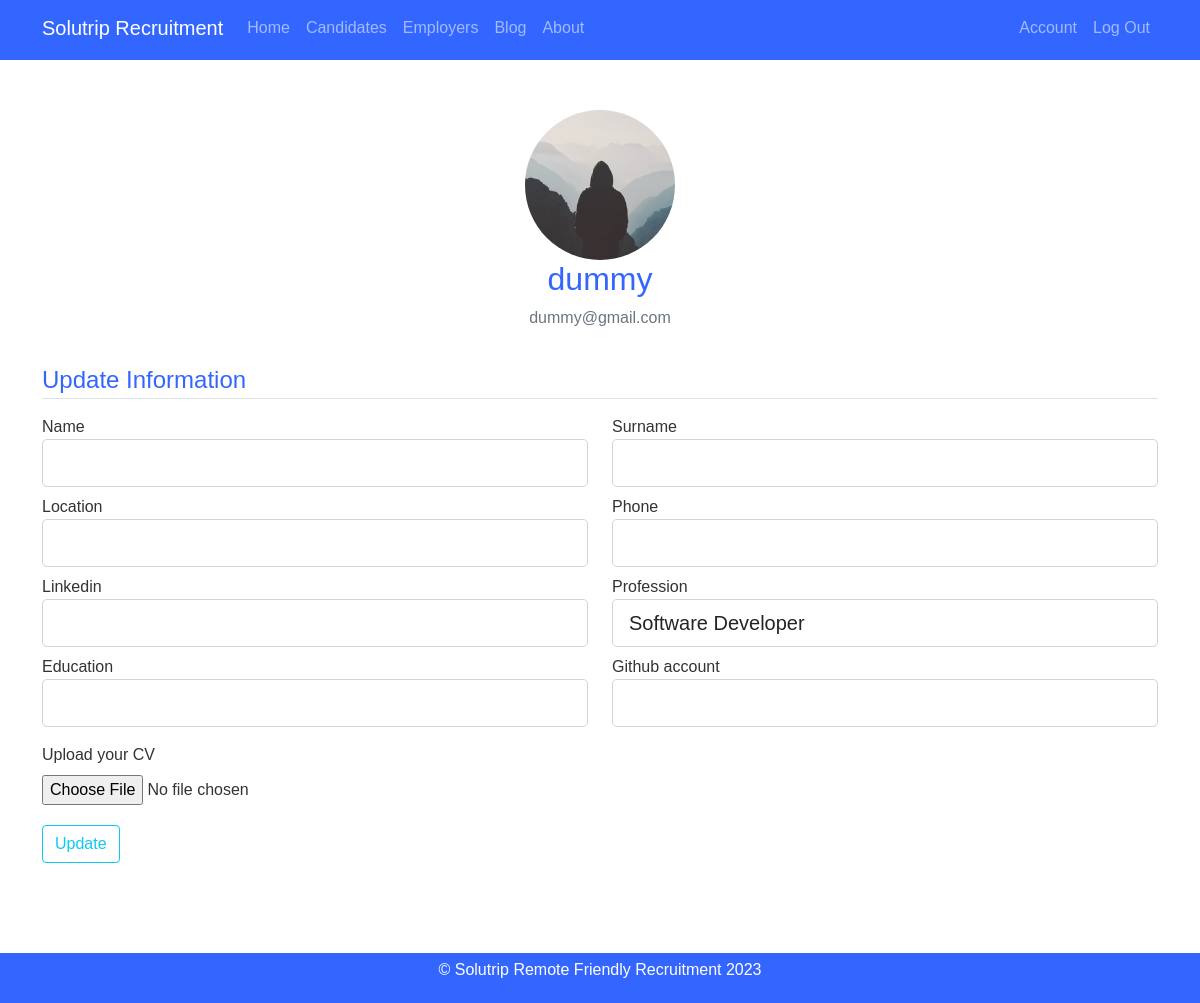
Before: /account (signed in) with the older database file.
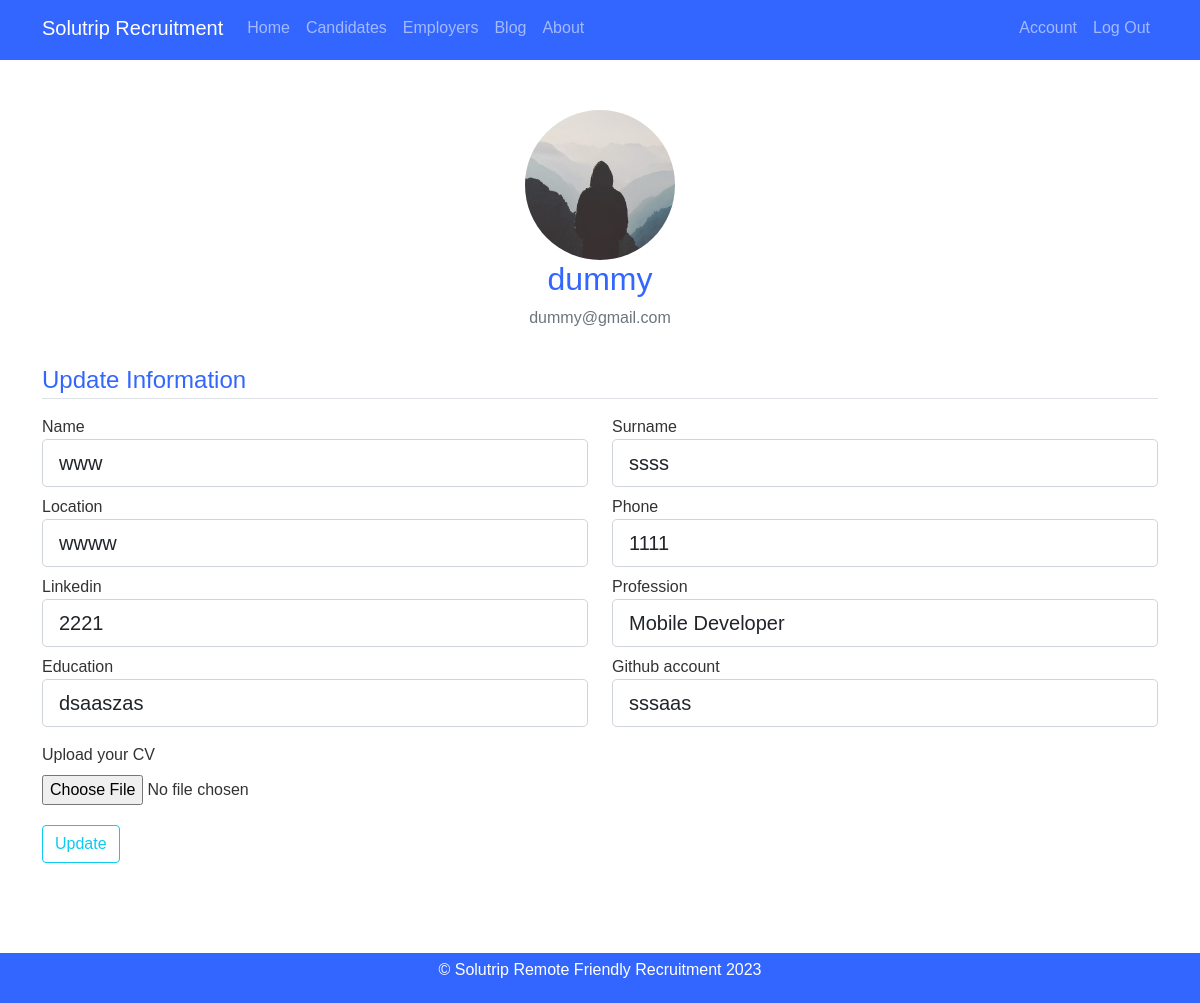
After: the same page with the newer database file.
### Solutrip_app/models.py (models this page shows)
class UserInfo(db.Model):
    id = db.Column (db.Integer, primary_key=True)
    name = db.Column(db.String(60))
    surname = db.Column(db.String(60))
    location = db.Column(db.String(60))
    phone = db.Column(db.String(20), nullable=True)
    linkedin = db.Column(db.String(100))
    profession = db.Column(db.String(200))
    education = db.Column(db.String(200))
    github_account = db.Column(db.String(50))
    cv = db.Column(db.LargeBinary, nullable=True)
    user_id = db.Column(db.Integer, db.ForeignKey('user.id'), nullable=False)
    job_applications = db.relationship('JobApplication', backref='user', lazy=True)

### Solutrip_app/routes.py (the view)
@app.route("/account", methods=['GET', 'POST'])
@login_required
def account():
    form = UpdateForm()
    if form.validate_on_submit():
        userinfo = UserInfo.query.filter_by(user_id=current_user.id).first()
        if not userinfo:
            userinfo = UserInfo(user_id=current_user.id)
            db.session.add(userinfo)
        userinfo.name = form.name.data
        userinfo.surname = form.surname.data
        userinfo.location = form.location.data
        userinfo.phone = form.phone.data
        userinfo.linkedin = form.linkedin.data
        userinfo.profession = form.profession.data
        userinfo.education = form.education.data
        userinfo.github_account = form.github_account.data
        if form.cv.data:
            cv_file = save_cv(form.cv.data)
            current_user.cv = cv_file
        db.session.commit()
        flash('Your account has been updated', 'success')
        return redirect(url_for('account'))
    elif request.method == 'GET':
        userinfo = UserInfo.query.filter_by(user_id=current_user.id).first()
        if userinfo:
            form.name.data = userinfo.name
            form.surname.data = userinfo.surname
            form.location.data = userinfo.location
            form.phone.data = userinfo.phone
            form.linkedin.data = userinfo.linkedin
            form.profession.data = userinfo.profession
            form.education.data = userinfo.education
            form.github_account.data = userinfo.github_account
            form.cv.data = userinfo.cv
    image_file = url_for('static', filename='profile_pics/' + current_user.image_file)
    return render_template("account.html", title="Account", image_file=image_file, form=form)

### Solutrip_app/models.py (called while the page is built)
@login_manager.user_loader
def load_user(user_id):
    return User.query.get(int(user_id))

### Solutrip_app/templates/account.html (shortened to what the changed rows need)
{% extends 'layout.html' %}
{% block content %}
    <div class="content-section-account">
        <div class="media mx-auto">
        <div class="media-body">
            <h2 class="account-heading">{{ current_user.username }}</h2>
        </div>
        </div>
        <div class="content-section-update">
            <form method="POST" action="" enctype="multipart/form-data">
                <fieldset class="form-group">
                    <div class="row">
                        <div class="col-md-6 mb-2">
                            <label class="form-control-label">{{ form.name.label.text }}</label>
                            {% if form.name.errors %}
                                {{ form.name(class="form-control form-control-lg flex-column is-invalid") }}
                                <div class="invalid-feedback">
                                    {% for error in form.name.errors%}
                                        <span> {{ error }}</span>
                                    {% endfor %}
                                </div>
                            {% else %}
                                {{ form.name(class="form-control form-control-lg flex-column") }}
                            {% endif %}
                        </div>
                        <div class="col-md-6 mb-2">
                            <label class="form-control-label">{{ form.surname.label.text }}</label>
                            {% if form.surname.errors %}
                                {{ form.surname(class="form-control form-control-lg flex-column is-invalid") }}
                                <div class="invalid-feedback">
                                    {% for error in form.surname.errors%}
                                        <span> {{ error }}</span>
                                    {% endfor %}
                                </div>
                            {% else %}
                                {{ form.surname(class="form-control form-control-lg flex-column") }}
                            {% endif %}
                        </div>
                    </div>
                    <div class ="row">
                        <div class="col-md-6 mb-2">
                            <label class="form-control-label">{{ form.location.label.text }}</label>
                            {% if form.location.errors %}
                                {{ form.location(class="form-control form-control-lg flex-column is-invalid") }}
                                <div class="invalid-feedback">
                                    {% for error in form.name.errors%}
                                        <span> {{ error }}</span>
                                    {% endfor %}
                                </div>
                            {% else %}
                                {{ form.location(class="form-control form-control-lg flex-column") }}
                            {% endif %}
                        </div>
                        <div class="col-md-6 mb-2">
                            <label class="form-control-label">{{ form.phone.label.text }}</label>
                            {% if form.phone.errors %}
                                {{ form.phone(class="form-control form-control-lg flex-column is-invalid") }}
                                <div class="invalid-feedback">
                                    {% for error in form.name.errors%}
                                        <span> {{ error }}</span>
                                    {% endfor %}
                                </div>
                            {% else %}
                                {{ form.phone(class="form-control form-control-lg flex-column") }}
                            {% endif %}
                        </div>
                    </div>
                    <div class="row">
                        <div class="col-md-6 mb-2">
                            <label class="form-control-label">{{ form.linkedin.label.text }}</label>
                            {% if form.linkedin.errors %}
                                {{ form.linkedin(class="form-control form-control-lg flex-column is-invalid") }}
                                <div class="invalid-feedback">
                                    {% for error in form.name.errors%}
                                        <span> {{ error }}</span>
                                    {% endfor %}
                                </div>
                            {% else %}
                                {{ form.linkedin(class="form-control form-control-lg flex-column") }}
                            {% endif %}
                        </div>
                        <div class="col-md-6 mb-2">
                            <label class="form-control-label">{{ form.profession.label.text }}</label>
                            {% if form.profession.errors %}
                                {{ form.profession(class="form-control form-control-lg flex-column is-invalid") }}
                                <div class="invalid-feedback">
                                    {% for error in form.name.errors%}
                                        <span> {{ error }}</span>
                                    {% endfor %}
                                </div>
                            {% else %}
                                {{ form.profession(class="form-control form-control-lg flex-column") }}
                            {% endif %}
                        </div>
                    </div>
                    <div class="row">
                        <div class="col-md-6 mb-2">
                            <label class="form-control-label">{{ form.education.label.text }}</label>
                            {% if form.education.errors %}
                                {{ form.education(class="form-control form-control-lg flex-column is-invalid") }}
                                <div class="invalid-feedback">
                                    {% for error in form.name.errors%}
                                        <span> {{ error }}</span>
                                    {% endfor %}
                                </div>
                            {% else %}
                                {{ form.education(class="form-control form-control-lg flex-column") }}
                            {% endif %}
                        </div>
                        <div class="col-md-6 mb-2">
                            <label class="form-control-label">{{ form.github_account.label.text }}</label>
                            {% if form.github_account.errors %}
                                {{ form.github_account(class="form-control form-control-lg flex-column is-invalid") }}
                                <div class="invalid-feedback">
                                    {% for error in form.name.errors%}
                                        <span> {{ error }}</span>
                                    {% endfor %}
                                </div>
                            {% else %}
                                {{ form.github_account(class="form-control form-control-lg flex-column") }}
                            {% endif %}
                        </div>
                    </div>
                    <div class="form-group mt-2">
                        {{ form.cv.label() }} <br>
                        {{ form.cv(class="form-control-file mt-2") }}
                    </div>
                </fieldset>
        </div>
    </div>
{% endblock content %}

Changed rows visible on the page:
added UserInfo: name "www", surname "ssss", location "wwww", phone "1111", linkedin "2221", profession "Mobile Developer", education "dsaaszas", github_account "sssaas"
Other visible differences:
form field profession: "Software Developer" → (not shown)
